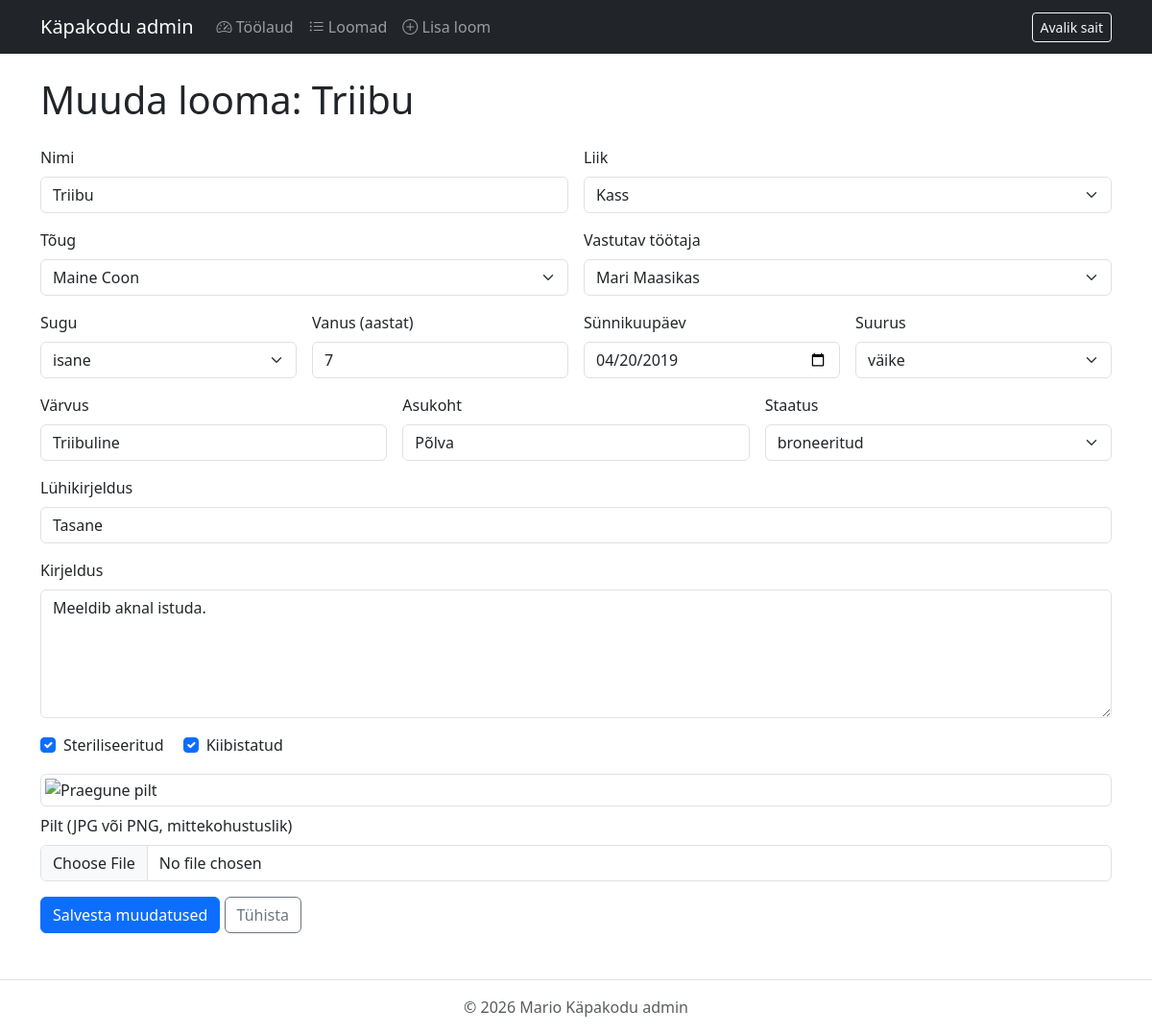
The page /mario-kapakodu/admin/animal_edit.php?id=21 on the database its author committed.
### tables this page shows
CREATE TABLE `loomad` (
  `id` int unsigned NOT NULL AUTO_INCREMENT,
  `nimi` varchar(100) NOT NULL,
  `sugu` enum('isane','emane') NOT NULL,
  `vanus` int unsigned NOT NULL,
  `sunnikuupaev` date DEFAULT NULL,
  `suurus` enum('väike','keskmine','suur') NOT NULL,
  `varvus` varchar(100) NOT NULL,
  `asukoht` varchar(100) NOT NULL,
  `luhikirjeldus` varchar(255) NOT NULL,
  `kirjeldus` text NOT NULL,
  `pilt` varchar(255) NOT NULL,
  `staatus` enum('saadaval','broneeritud','hoolduses') NOT NULL DEFAULT 'saadaval',
  `steriliseeritud` tinyint(1) NOT NULL DEFAULT '0',
  `kiibistatud` tinyint(1) NOT NULL DEFAULT '0',
  `lisatud` date NOT NULL DEFAULT (curdate()),
  `liik_id` int unsigned NOT NULL,
  `toug_id` int unsigned NOT NULL,
  `tootaja_id` int unsigned NOT NULL,
  PRIMARY KEY (`id`),
  KEY `fk_loomad_liik` (`liik_id`),
  KEY `fk_loomad_toug` (`toug_id`),
  KEY `fk_loomad_tootaja` (`tootaja_id`),
  CONSTRAINT `fk_loomad_liik` FOREIGN KEY (`liik_id`) REFERENCES `liigid` (`id`) ON DELETE RESTRICT ON UPDATE CASCADE,
  CONSTRAINT `fk_loomad_tootaja` FOREIGN KEY (`tootaja_id`) REFERENCES `tootajad` (`id`) ON DELETE RESTRICT ON UPDATE CASCADE,
  CONSTRAINT `fk_loomad_toug` FOREIGN KEY (`toug_id`) REFERENCES `toud` (`id`) ON DELETE RESTRICT ON UPDATE CASCADE
);

CREATE TABLE `liigid` (
  `id` int unsigned NOT NULL AUTO_INCREMENT,
  `nimetus` varchar(100) NOT NULL,
  PRIMARY KEY (`id`)
);

CREATE TABLE `toud` (
  `id` int unsigned NOT NULL AUTO_INCREMENT,
  `liik_id` int unsigned NOT NULL,
  `nimetus` varchar(100) NOT NULL,
  PRIMARY KEY (`id`),
  KEY `fk_toud_liik` (`liik_id`),
  CONSTRAINT `fk_toud_liik` FOREIGN KEY (`liik_id`) REFERENCES `liigid` (`id`) ON DELETE RESTRICT ON UPDATE CASCADE
);

CREATE TABLE `tootajad` (
  `id` int unsigned NOT NULL AUTO_INCREMENT,
  `nimi` varchar(100) NOT NULL,
  `email` varchar(100) NOT NULL,
  `telefon` varchar(20) DEFAULT NULL,
  `parool` varchar(255) NOT NULL,
  `roll` enum('admin','tootaja') NOT NULL DEFAULT 'tootaja',
  `lisatud` datetime DEFAULT CURRENT_TIMESTAMP,
  PRIMARY KEY (`id`),
  UNIQUE KEY `email` (`email`)
);

### mario-kapakodu/includes/config.php (called while the page is built, shortened)
<?php
function e($s) { return htmlspecialchars((string) $s, ENT_QUOTES, 'UTF-8'); }

### mario-kapakodu/includes/animal_helpers.php (called while the page is built, shortened)
<?php
function enum_values(mysqli $conn, string $col): array {
    $r = $conn->query("SELECT COLUMN_TYPE FROM information_schema.COLUMNS WHERE TABLE_SCHEMA = DATABASE() AND TABLE_NAME = 'loomad' AND COLUMN_NAME = '$col'")->fetch_row();
    preg_match_all("/'([^']*)'/u", $r[0] ?? '', $m);
    return $m[1];
}
function animal_options(mysqli $conn): array {
    return [
        'sugu' => enum_values($conn, 'sugu'), 'suurus' => enum_values($conn, 'suurus'), 'staatus' => enum_values($conn, 'staatus'),
        'liigid'   => $conn->query("SELECT id, nimetus FROM liigid ORDER BY nimetus")->fetch_all(MYSQLI_ASSOC),
        'toud'     => $conn->query("SELECT id, liik_id, nimetus FROM toud ORDER BY nimetus")->fetch_all(MYSQLI_ASSOC),
        'tootajad' => $conn->query("SELECT id, nimi FROM tootajad ORDER BY nimi")->fetch_all(MYSQLI_ASSOC),
    ];
}

### mario-kapakodu/includes/animal_form.php (the view, shortened to what this page needs)
<form method="post" enctype="multipart/form-data" class="row g-3">
    <div class="col-md-6">
        <label for="nimi" class="form-label">Nimi</label>
        <input type="text" id="nimi" name="nimi" class="form-control" maxlength="100" required value="<?= e($v['nimi']) ?>">
    </div>
    <div class="col-md-6">
        <label for="liik_id" class="form-label">Liik</label>
        <select id="liik_id" name="liik_id" class="form-select" required>
            <?php foreach ($opt['liigid'] as $o): ?>
                <option value="<?= (int) $o['id'] ?>" <?= (int) $v['liik_id'] === (int) $o['id'] ? 'selected' : '' ?>><?= e($o['nimetus']) ?></option>
            <?php endforeach; ?>
        </select>
    </div>
    <div class="col-md-6">
        <label for="toug_id" class="form-label">Tõug</label>
        <select id="toug_id" name="toug_id" class="form-select" required>
            <?php foreach ($opt['liigid'] as $l): ?>
                <optgroup label="<?= e($l['nimetus']) ?>">
                <?php foreach ($opt['toud'] as $o): if ($o['liik_id'] == $l['id']): ?>
                    <option value="<?= (int) $o['id'] ?>" <?= (int) $v['toug_id'] === (int) $o['id'] ? 'selected' : '' ?>><?= e($o['nimetus']) ?></option>
                <?php endif; endforeach; ?>
                </optgroup>
            <?php endforeach; ?>
        </select>
    </div>
    <div class="col-md-6">
        <label for="tootaja_id" class="form-label">Vastutav töötaja</label>
        <select id="tootaja_id" name="tootaja_id" class="form-select" required>
            <?php foreach ($opt['tootajad'] as $o): ?>
                <option value="<?= (int) $o['id'] ?>" <?= (int) $v['tootaja_id'] === (int) $o['id'] ? 'selected' : '' ?>><?= e($o['nimi']) ?></option>
            <?php endforeach; ?>
        </select>
    </div>
    <div class="col-md-3">
        <label for="sugu" class="form-label">Sugu</label>
        <select id="sugu" name="sugu" class="form-select" required>
            <?php foreach ($opt['sugu'] as $o): ?><option <?= $v['sugu'] === $o ? 'selected' : '' ?>><?= e($o) ?></option><?php endforeach; ?>
        </select>
    </div>
    <div class="col-md-3">
        <label for="vanus" class="form-label">Vanus (aastat)</label>
        <input type="number" id="vanus" name="vanus" class="form-control" min="0" max="40" required value="<?= e($v['vanus']) ?>">
    </div>
    <div class="col-md-3">
        <label for="sunnikuupaev" class="form-label">Sünnikuupäev</label>
        <input type="date" id="sunnikuupaev" name="sunnikuupaev" class="form-control" value="<?= e($v['sunnikuupaev']) ?>">
    </div>
    <div class="col-md-3">
        <label for="suurus" class="form-label">Suurus</label>
        <select id="suurus" name="suurus" class="form-select" required>
            <?php foreach ($opt['suurus'] as $o): ?><option <?= $v['suurus'] === $o ? 'selected' : '' ?>><?= e($o) ?></option><?php endforeach; ?>
        </select>
    </div>
    <div class="col-md-4">
        <label for="varvus" class="form-label">Värvus</label>
        <input type="text" id="varvus" name="varvus" class="form-control" maxlength="100" required value="<?= e($v['varvus']) ?>">
    </div>
    <div class="col-md-4">
        <label for="asukoht" class="form-label">Asukoht</label>
        <input type="text" id="asukoht" name="asukoht" class="form-control" maxlength="100" required value="<?= e($v['asukoht']) ?>">
    </div>
    <div class="col-md-4">
        <label for="staatus" class="form-label">Staatus</label>
        <select id="staatus" name="staatus" class="form-select" required>
            <?php foreach ($opt['staatus'] as $o): ?><option <?= $v['staatus'] === $o ? 'selected' : '' ?>><?= e($o) ?></option><?php endforeach; ?>
        </select>
    </div>
    <div class="col-12">
        <label for="luhikirjeldus" class="form-label">Lühikirjeldus</label>
        <input type="text" id="luhikirjeldus" name="luhikirjeldus" class="form-control" maxlength="255" required value="<?= e($v['luhikirjeldus']) ?>">
    </div>
    <div class="col-12">
        <label for="kirjeldus" class="form-label">Kirjeldus</label>
        <textarea id="kirjeldus" name="kirjeldus" class="form-control" rows="5" required><?= e($v['kirjeldus']) ?></textarea>
    </div>
    <div class="col-12">
        <div class="form-check form-check-inline">
            <input class="form-check-input" type="checkbox" id="steriliseeritud" name="steriliseeritud" value="1" <?= $v['steriliseeritud'] ? 'checked' : '' ?>>
            <label class="form-check-label" for="steriliseeritud">Steriliseeritud</label>
        </div>
        <div class="form-check form-check-inline">
            <input class="form-check-input" type="checkbox" id="kiibistatud" name="kiibistatud" value="1" <?= $v['kiibistatud'] ? 'checked' : '' ?>>
            <label class="form-check-label" for="kiibistatud">Kiibistatud</label>
        </div>
    </div>
    <div class="col-12">
        <?php if (!empty($pilt)): ?>
            <img src="../assets/images/<?= e($pilt) ?>" alt="Praegune pilt" class="img-thumbnail mb-2 d-block" style="max-height:120px"
                 onerror="this.onerror=null;this.src='../assets/images/default.png'">
        <?php endif; ?>
        <label for="pilt" class="form-label">Pilt (JPG või PNG, mittekohustuslik)</label>
        <input type="file" id="pilt" name="pilt" class="form-control" accept=".jpg,.jpeg,.png,image/jpeg,image/png">
    </div>
    <div class="col-12">
        <button type="submit" class="btn btn-primary"><?= e($submit) ?></button>
        <a href="animals.php" class="btn btn-outline-secondary">Tühista</a>
    </div>
</form>

### mario-kapakodu/admin/animal_edit.php (shortened to what this page needs)
<?php
require_once '../includes/config.php';
require_once '../includes/animal_helpers.php';
$id = filter_input(INPUT_GET, 'id', FILTER_VALIDATE_INT);
$stmt = $conn->prepare("SELECT * FROM loomad WHERE id = ?");
$stmt->bind_param("i", $id);
$stmt->execute();
$loom = $stmt->get_result()->fetch_assoc();
$opt = animal_options($conn);
$pilt = $loom['pilt'];
$v = $loom;
$v['sunnikuupaev'] = (string) $loom['sunnikuupaev'];
$submit = 'Salvesta muudatused';
require_once '../includes/admin_header.php';
?>
<h1 class="mb-4">Muuda looma: <?= e($loom['nimi']) ?></h1>
<?php require '../includes/animal_form.php'; ?>
<?php require_once '../includes/admin_footer.php'; ?>

### rows shown on the page
loomad: nimi "Triibu", liik_id "Kass", toug_id "Maine Coon", tootaja_id "Mari Maasikas", vanus "7", sunnikuupaev "04/20/2019", varvus "Triibuline", asukoht "Põlva", luhikirjeldus "Tasane", kirjeldus "Meeldib aknal istuda.", steriliseeritud "☑", kiibistatud "☑"

### other values the page prints
$label "Töölaud"
$label "Loomad"
$label "Lisa loom"
$submit "Salvesta muudatused"
form field sugu "isane"
form field suurus "väike"
form field staatus "broneeritud"
